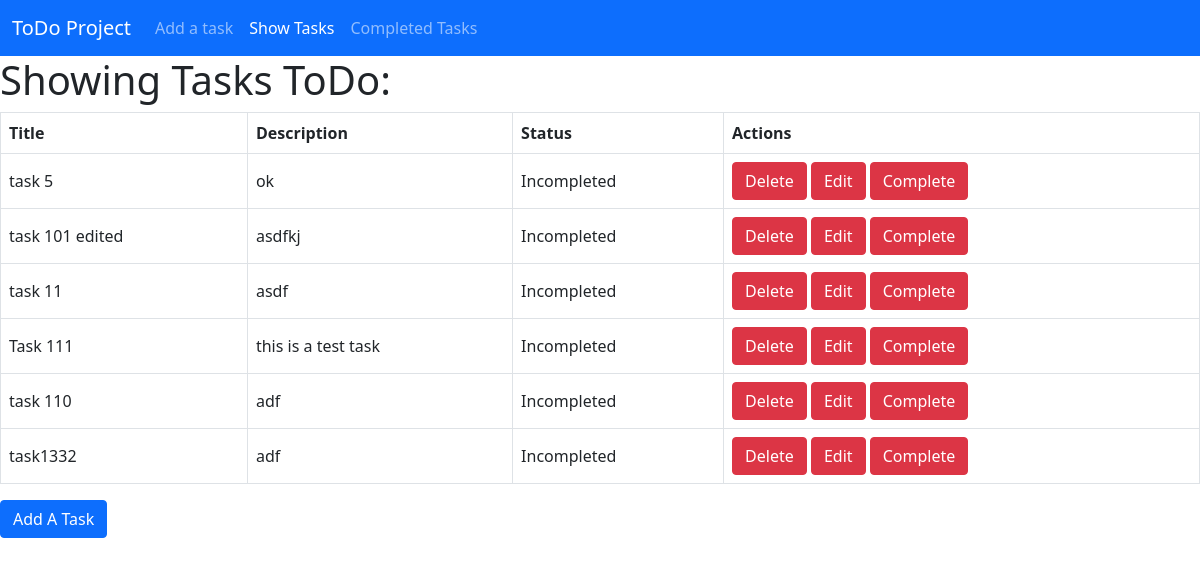
The page / on the database its author committed.
### app/models.py (models this page shows)
class TaskModel(models.Model):
    taskTitle = models.CharField(max_length=50)
    taskDescription = models.TextField()
    is_completed=models.BooleanField(default=False)

### app/views.py (the view)
# urls.py: path('', views.show_tasks_lv.as_view(), name='show'),
class show_tasks_lv(ListView):
    template_name='show_tasks.html'
    model=TaskModel
    context_object_name='data'
    def get_queryset(self):
        return TaskModel.objects.filter(is_completed=False)

### app/templates/show_tasks.html (shortened to what this page needs)
{% extends 'base.html' %}
{% block content %}
    {% if data %}
        <h1>Showing Tasks ToDo:</h1>
        <table class="table table-hover table-bordered align-middle">
            <thead>
                <tr class="align-middle">
                    <th scope="col">Title</th>
                    <th scope="col">Description</th>
                    <th scope="col">Status</th>
                    <th scope="col">Actions</th>
                </tr>
            </thead>
            <tbody>
                {% for item in data %}
                    <tr>
                        <td>{{item.taskTitle}}</td>
                        <td>{{item.taskDescription}}</td>
                        <td>Incompleted</td>
                        <td>
                            <a class='btn btn-danger' href="{% url 'del' item.id %}">Delete</a>
                            <a class='btn btn-danger' href="{% url 'edi' item.id %}">Edit</a>
                            <a class='btn btn-danger' href="{% url 'com' item.id %}">Complete</a>
                        </td>
                    </tr>
                {% endfor %}
            </tbody>
        </table>
    {% else %}
        <h1>No Tasks ToDo.</h1>
    {% endif %}
<a href='{% url 'add' %}' class='btn btn-primary'>Add A Task</a>
{% endblock content %}

### app/templates/base.html (shortened to what this page needs)
<!doctype html>
<html lang="en">
  <head>
    <link href="https://cdn.jsdelivr.net/npm/bootstrap@5.0.2/dist/css/bootstrap.min.css" rel="stylesheet">
  </head>
  <body>
    <nav class="navbar navbar-expand-lg navbar-dark bg-primary">
        <div class="container-fluid">
          <a class="navbar-brand" href="#">ToDo Project</a>
          <div class="collapse navbar-collapse" id="navbarNavAltMarkup">
            <div class="navbar-nav">
              <a class="nav-link" href="{% url 'add' %}">Add a task</a>
              <a class="nav-link active" aria-current="page" href="{% url 'show' %}">Show Tasks</a>
              <a class="nav-link" href="{% url 'completed' %}">Completed Tasks</a>
            </div>
          </div>
        </div>
      </nav>
    {% block content %}{% endblock content %}
  </body>
</html>

### rows shown on the page
TaskModel: taskTitle "task 5", taskDescription "ok"
TaskModel: taskTitle "task 101 edited", taskDescription "asdfkj"
TaskModel: taskTitle "task 11", taskDescription "asdf"
TaskModel: taskTitle "Task 111", taskDescription "this is a test task"
TaskModel: taskTitle "task 110", taskDescription "adf"
TaskModel: taskTitle "task1332", taskDescription "adf"
